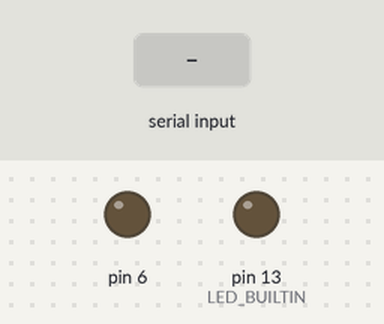
Bench run of a sketch on a simulated Arduino Uno, built with avr-gcc and run on an emulated ATmega328P. Parts: output pins drawn as LEDs (lit = HIGH). The inputs (shaded band) are chosen by the test bench. What the sketch prints to the serial monitor is not drawn.

Above: at 1.2 s.
1.3 s: "a" received over Serial
At 2.4 s:
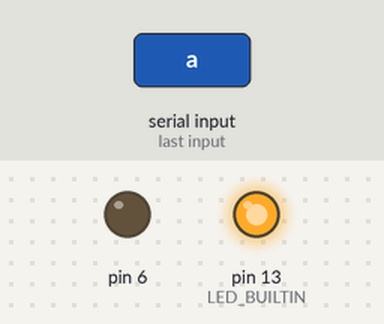
2.8 s: "c" received over Serial
At 3.5 s:
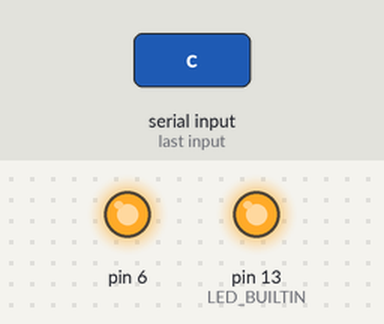
4.3 s: "b" received over Serial
At 4.7 s:
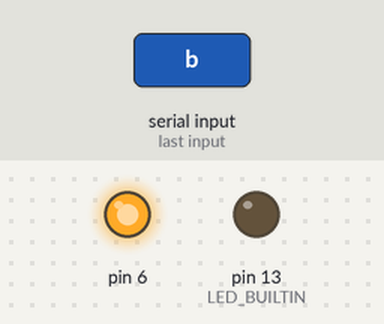
5.8 s: "A" received over Serial
At 7.0 s:
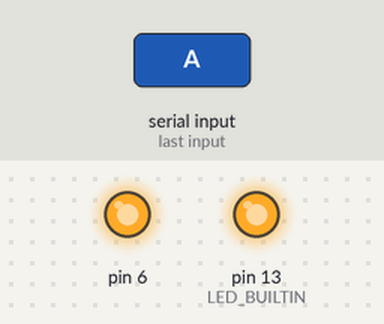
7.3 s: "B" received over Serial
At 8.1 s:
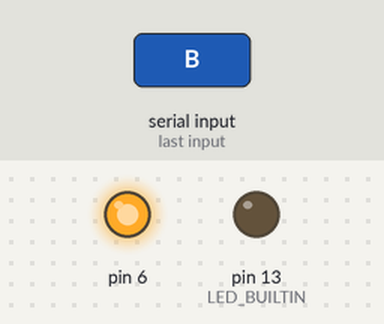
Timing chart, 0 to 9.8 s (numbered marks = the images above; inputs shaded):
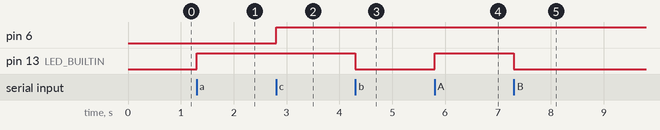

Measured:
- after the input at 1.3 s, pin 13 (LED_BUILTIN): LOW → HIGH at once
- after the input at 2.8 s, pin 6: LOW → HIGH at once
- after the input at 4.3 s, pin 13 (LED_BUILTIN): HIGH → LOW at once
- after the input at 5.8 s, pin 13 (LED_BUILTIN): LOW → HIGH at once
- after the input at 7.3 s, pin 13 (LED_BUILTIN): HIGH → LOW at once

The sketch:

Led.ino
```cpp
char ch;
void setup() {
	// put your setup code here, to run once:
	pinMode(LED_BUILTIN,OUTPUT);
	pinMode(6,OUTPUT);
	Serial.begin(9600);
	Serial.print("A : ON LED\nB : OFF LED\nC: ON BUZZER\n D: OFF BUZZER");

}

void loop() {
	ch = Serial.read();
	// put your main code here, to run repeatedly:
	if(ch == 'a' || ch == 'A')
		digitalWrite(LED_BUILTIN,HIGH);
	else if(ch == 'b' || ch == 'B')
		digitalWrite(LED_BUILTIN,LOW);
	else if(ch == 'c' || ch == 'C')
		digitalWrite(6,HIGH);
	else if(ch == 'd' || ch == 'D')
		digitalWrite(6,LOW);
}
```
